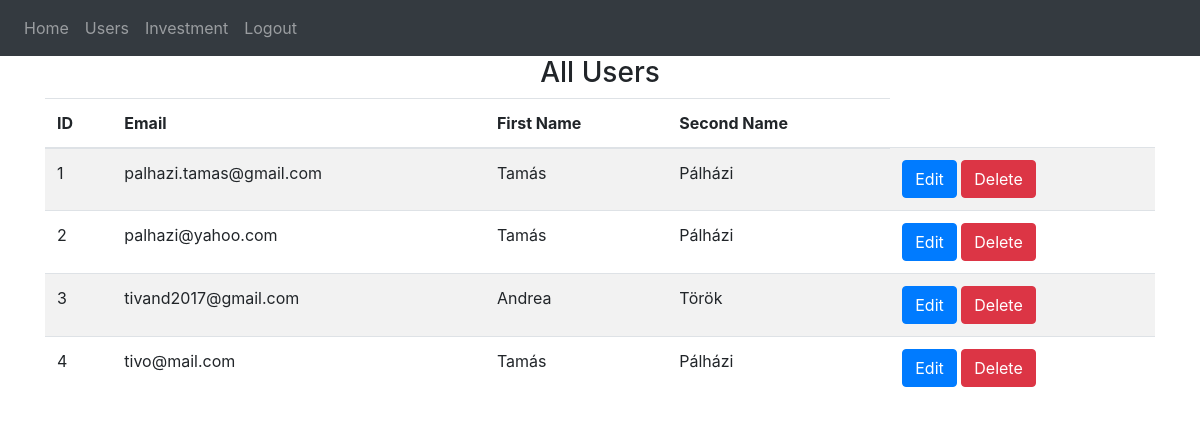
Page /all-users (signed in) on the committed database.
### website/models.py (models this page shows)
class User(db.Model, UserMixin):
    id = db.Column(db.Integer, primary_key=True)
    email = db.Column(db.String(150), unique=True)
    password = db.Column(db.String(150))
    first_name = db.Column(db.String(150))
    second_name = db.Column(db.String(150))
    notes = db.relationship('Note')

### website/views.py (the view)
@views.route('/all-users', methods=['GET'])
@login_required
def all_users():
    users = User.query.all()
    return render_template("all_users.html", users=users, user=current_user)

### website/__init__.py (called while the page is built)
def create_app():
    app = Flask(__name__)
    app.config['SECRET_KEY'] = 'hjshjhdjah kjshkjdhjs'
    app.config['SQLALCHEMY_DATABASE_URI'] = f'sqlite:///{DB_NAME}'
    db.init_app(app)
    from .views import views
    from .auth import auth
    app.register_blueprint(views, url_prefix='/')
    app.register_blueprint(auth, url_prefix='/')
    from .models import User, Note
    with app.app_context():
        db.create_all()
    login_manager = LoginManager()
    login_manager.login_view = 'auth.login'
    login_manager.init_app(app)
    @login_manager.user_loader
    def load_user(id):
        return User.query.get(int(id))
    return app

### website/templates/all_users.html (shortened to what this page needs)
{% extends "base.html" %}
{% block content %}
    <h3 align="center">All Users</h3>
    <table class="table table-striped">
        <thead>
            <tr>
                <th scope="col">ID</th>
                <th scope="col">Email</th>
                <th scope="col">First Name</th>
                <th scope="col">Second Name</th>
            </tr>
        </thead>
        <tbody>
            {% for user in users %}
                <tr>
                    <td>{{ user.id }}</td>
                    <td>{{ user.email }}</td>
                    <td>{{ user.first_name }}</td>
                    <td>{{ user.second_name }}</td>
                    <td>
                        <a href="{{ url_for('views.edit_user', user_id=user.id) }}" class="btn btn-primary">Edit</a>
                        <a href="{{ url_for('views.delete_user', user_id=user.id) }}" class="btn btn-danger">Delete</a>
                      </td>
                </tr>
            {% endfor %}
        </tbody>
    </table>
{% endblock %}

### rows in the picture
User: id "1", email "palhazi.tamas@gmail.com", first_name "Tamás", second_name "Pálházi"
User: id "2", email "palhazi@yahoo.com", first_name "Tamás", second_name "Pálházi"
User: id "3", email "tivand2017@gmail.com", first_name "Andrea", second_name "Török"
User: id "4", email "tivo@mail.com", first_name "Tamás", second_name "Pálházi"
